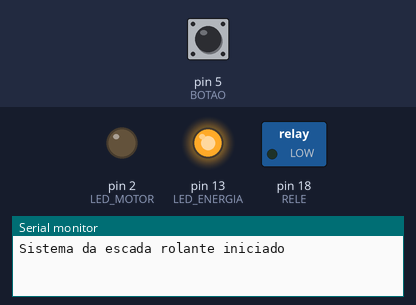
A sketch run on a simulated Arduino Uno, built with avr-gcc and run on an emulated ATmega328P. Parts: switched loads named in the sketch (green lamp = pin HIGH), output pins drawn as LEDs (lit = HIGH), the last lines printed to the serial monitor. Inputs (shaded band) come from the test bench; at power-on: pin 5 (BOTAO) HIGH.

Above: at 1.2 s.
1.3 s: pin 5 (BOTAO) pulled LOW for 0.15 s
At 1.7 s:
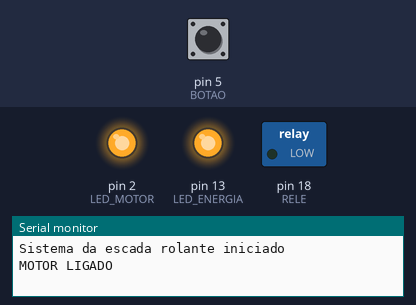
2.9 s: pin 5 (BOTAO) pulled LOW for 1 s
At 4.1 s:
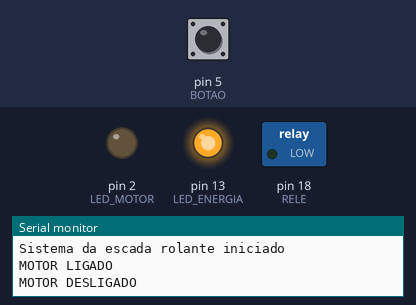
5.4 s: pin 5 (BOTAO) pulled LOW for 3.2 s
At 6.0 s:
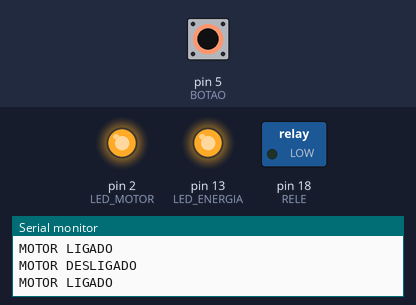
Timing chart, 0 to 8.4 s (numbered marks = the images above; inputs shaded):
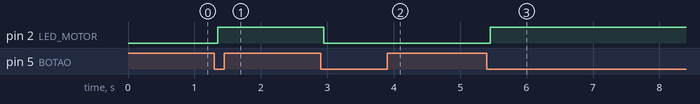

The sketch:

projeto.ino
```cpp
const int BOTAO = 5;
const int RELE = 18;
const int LED_MOTOR = 2;
const int LED_ENERGIA = 13;

bool motorLigado = false;
int leituraAnterior = HIGH;
int estadoBotao = HIGH;
unsigned long tempoDebounce = 0;
const unsigned long intervaloDebounce = 50;

void ligarRele() {
  pinMode(RELE, OUTPUT);
  digitalWrite(RELE, LOW);   // puxa o IN para GND: relé liga
}

void desligarRele() {
  pinMode(RELE, INPUT);      // solta o IN: o módulo desliga sozinho
}

void setup() {
  Serial.begin(115200);
  pinMode(BOTAO, INPUT_PULLUP);
  pinMode(LED_MOTOR, OUTPUT);
  pinMode(LED_ENERGIA, OUTPUT);

  desligarRele();                 // começa com o motor desligado
  digitalWrite(LED_MOTOR, LOW);
  digitalWrite(LED_ENERGIA, HIGH);

  Serial.println("Sistema da escada rolante iniciado");
}

void loop() {
  int leitura = digitalRead(BOTAO);

  if (leitura != leituraAnterior) {
    tempoDebounce = millis();
  }

  if (millis() - tempoDebounce > intervaloDebounce) {
    if (leitura != estadoBotao) {
      estadoBotao = leitura;

      if (estadoBotao == LOW) {
        motorLigado = !motorLigado;

        if (motorLigado) {
          ligarRele();
          digitalWrite(LED_MOTOR, HIGH);
          Serial.println("MOTOR LIGADO");
        } else {
          desligarRele();
          digitalWrite(LED_MOTOR, LOW);
          Serial.println("MOTOR DESLIGADO");
        }
      }
    }
  }

  leituraAnterior = leitura;
}
```

Measured:
- after the input at 1.3 s, pin 2 (LED_MOTOR): LOW → HIGH after 0.05 s
- after the input at 2.9 s, pin 2 (LED_MOTOR): HIGH → LOW after 0.05 s
- after the input at 5.4 s, pin 2 (LED_MOTOR): LOW → HIGH after 0.05 s
